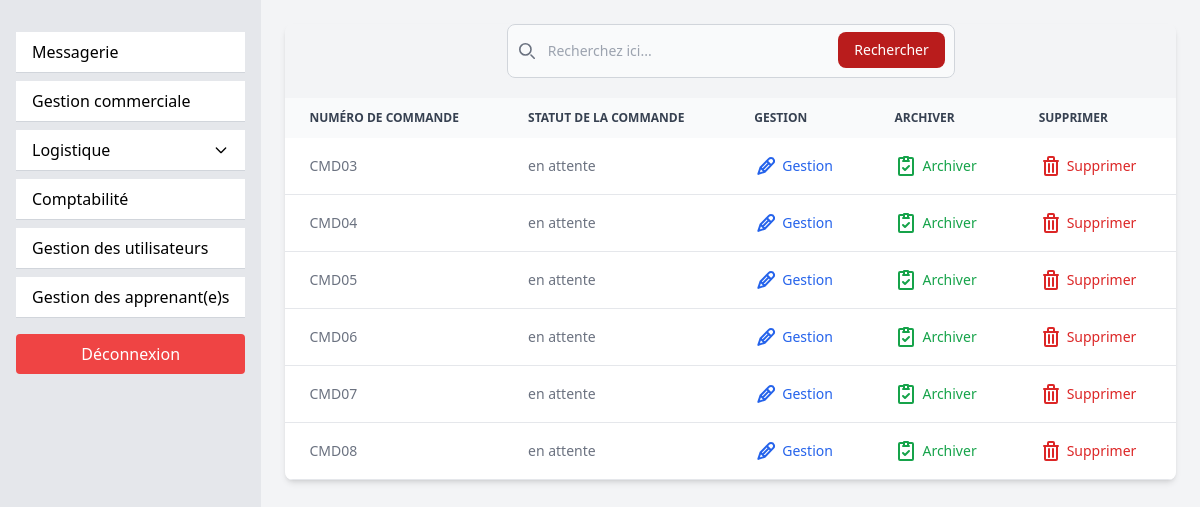
Before: /back_office/orders.php with the older database file.
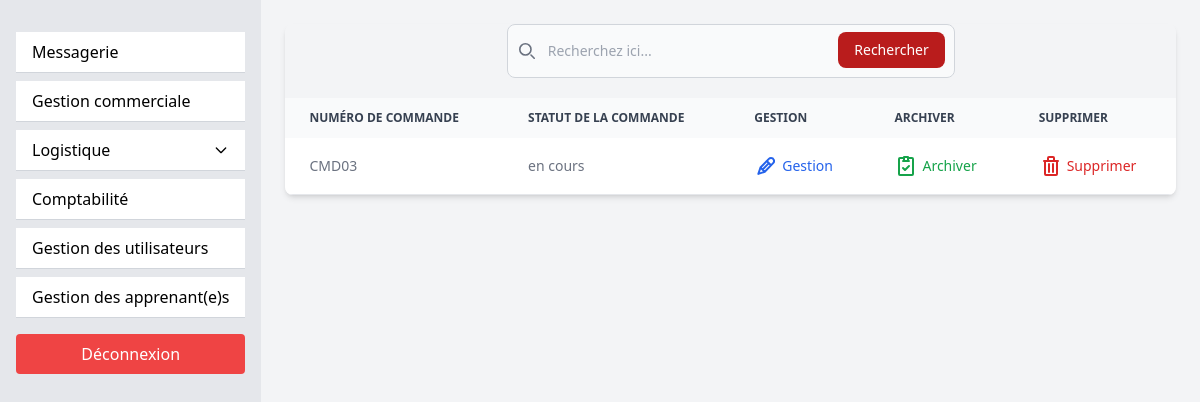
After: the same page with the newer database file.
### tables this page shows
CREATE TABLE `orders` (
  `id` int NOT NULL,
  `order_id` int NOT NULL,
  `user_id` int NOT NULL,
  `user_firstname` varchar(255) NOT NULL,
  `user_name` varchar(255) NOT NULL,
  `user_adress` varchar(255) NOT NULL,
  `email` varchar(255) NOT NULL,
  `phone_number` int NOT NULL,
  `date_order` varchar(255) NOT NULL,
  `product_name` varchar(255) NOT NULL,
  `product_id` int NOT NULL,
  `product_price` int NOT NULL,
  `quantity` int NOT NULL,
  `total_price` int NOT NULL,
  `livraison` varchar(255) NOT NULL,
  `statut` varchar(255) NOT NULL DEFAULT 'en attente'
);

### src/back_office/orders.php (the view, shortened to what this page needs)
<?php
  require_once("../connect.php");
  $sql= "SELECT * FROM orders";
  $query = $db->prepare($sql);
  $query->execute();
  $orders= $query->fetchAll(PDO::FETCH_ASSOC);
?>
<!DOCTYPE html>
<html lang="fr">
<head>
    <link rel="stylesheet" href="../styles/output.css">
    <link rel="stylesheet" href="../styles/reset.css">
</head>
<body class="flex min-h-screen bg-gray-100">
  <?php include('navback.php'); ?>
  <div class="flex-1 p-6">
    <div class="relative overflow-x-auto shadow-md sm:rounded-lg">
      <form class="max-w-md mx-auto mb-5">
        <div class="relative">
          <div class="absolute inset-y-0 start-0 flex items-center ps-3 pointer-events-none">
          </div>
          <input type="search" id="default-search" class="block w-full p-4 ps-10 text-sm text-gray-900 border border-gray-300 rounded-lg bg-gray-50 focus:ring-red-500 focus:border-red-500" placeholder="Recherchez ici..." required />
          <button type="submit" class="text-white absolute end-2.5 bottom-2.5 bg-red-700 hover:bg-red-600 focus:ring-4 focus:outline-none focus:ring-red-300 font-medium rounded-lg text-sm px-4 py-2">Rechercher</button>
        </div>
      </form>
      <form action="deleteOrders.php" method="post">
        <table class="w-full text-sm text-left text-gray-500">
          <thead class="text-xs text-gray-700 uppercase bg-gray-50">
            <tr>
              <th scope="col" class="px-6 py-3">Numéro de commande</th>
              <th scope="col" class="px-6 py-3">Statut de la commande</th>
              <th scope="col" class="px-6 py-3">Gestion</th>
              <th scope="col" class="px-6 py-3">Archiver</th>
              <th scope="col" class="px-6 py-3">Supprimer</th>
            </tr>
          </thead>
          <tbody>
          <?php
               $displayedOrderIds = [];
               foreach($orders as $order) {
                 $orderId = $order["order_id"];
                 $displayOrderId = 'CMD0' . $orderId;
                 if (!in_array($orderId, $displayedOrderIds)) {
                   $displayedOrderIds[] = $orderId;
                   ?>
            <tr class="bg-white border-b hover:bg-gray-50">
              <td class="px-6 py-4"><?=$displayOrderId?></td>
              <td class="px-6 py-4"><?=$order["statut"]?></td>
              <td class="px-6 py-4">
                <a href="edit_order.php?id=<?=$order["order_id"]?>" class="font-medium text-blue-600 hover:underline flex items-center space-x-1">
                  <span>Gestion</span>
                </a>
              </td>
              <td class="px-6 py-4">
                <a href="transferOrder.php?id=<?=$order["order_id"]?>" class="font-medium text-green-600 hover:underline flex items-center space-x-1">
                  <span>Archiver</span>
                </a>
              </td>
              <td class="px-6 py-4">
                <a href="deleteOrder.php" class="font-medium text-red-600 hover:underline flex items-center space-x-1">
                  <span>Supprimer</span>
                </a>
              </td>
            </tr>
            <?php
            }}
            ?>
          </tbody>
        </table>
      </form>
    </div>
  </div>
</body>
</html>

### src/back_office/navback.php (shortened to what this page needs)
<nav class="bg-gray-200 max-w-1/4 p-4 flex flex-col">
  <ul class="flex flex-col gap-2 mt-4">
    <li>
      <a href="inbox.php" class="block py-2 px-4 bg-white border-b border-gray-300 hover:bg-gray-100">Messagerie</a>
    </li>
    <li>
      <a href="products.php" class="block py-2 px-4 bg-white border-b border-gray-300 hover:bg-gray-100">Gestion commerciale</a>
    </li>
    <li class="relative">
      <a href="javascript:void(0)" class="flex items-center justify-between block py-2 px-4 bg-white border-b border-gray-300 hover:bg-gray-100" onclick="toggleDropdown('logistique-dropdown', this)">
        <span>Logistique</span>
        <svg class="w-4 h-4 transition-transform duration-200" id="dropdown-arrow" xmlns="http://www.w3.org/2000/svg" fill="none" viewBox="0 0 24 24" stroke="currentColor">
          <path stroke-linecap="round" stroke-linejoin="round" stroke-width="2" d="M19 9l-7 7-7-7" />
        </svg>
      </a>
    </li>
    <li>
      <a href="sales.php" class="block py-2 px-4 bg-white border-b border-gray-300 hover:bg-gray-100">Comptabilité</a>
    </li>
    <li>
      <a href="userlist.php" class="block py-2 px-4 bg-white border-b border-gray-300 hover:bg-gray-100">Gestion des utilisateurs</a>
    </li>
    <li>
      <a href="adminList.php" class="block py-2 px-4 bg-white border-b border-gray-300 hover:bg-gray-100">Gestion des apprenant(e)s</a>
    </li>
  </ul>
  <div class="flex justify-center">
    <button type="submit" class="bg-red-500 text-white py-2 px-4 rounded hover:bg-red-600 w-full max-w-xs mx-auto mt-4"><a href="../client_side/logout.php">
      Déconnexion
    </a></button>
  </div>
</nav>

Changed rows visible on the page:
removed orders: order "CMD04", statut "en attente"
removed orders: order "CMD05", statut "en attente"
removed orders: order "CMD06", statut "en attente"
removed orders: order "CMD07", statut "en attente"
removed orders: order "CMD08", statut "en attente"
changed orders "CMD03": statut "en attente" → "en cours"
